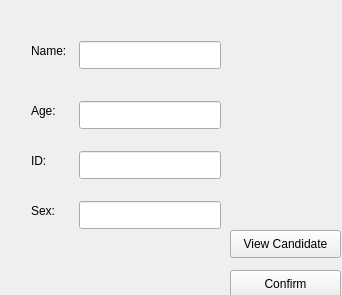
<?xml version="1.0" encoding="UTF-8"?>
<ui version="4.0">
 <class>userInfo</class>
 <widget class="QWidget" name="userInfo">
  <property name="geometry">
   <rect>
    <x>0</x>
    <y>0</y>
    <width>342</width>
    <height>295</height>
   </rect>
  </property>
  <property name="minimumSize">
   <size>
    <width>342</width>
    <height>295</height>
   </size>
  </property>
  <property name="maximumSize">
   <size>
    <width>342</width>
    <height>295</height>
   </size>
  </property>
  <property name="windowTitle">
   <string>User</string>
  </property>
  <widget class="QLabel" name="labelName">
   <property name="geometry">
    <rect>
     <x>31</x>
     <y>41</y>
     <width>42</width>
     <height>20</height>
    </rect>
   </property>
   <property name="text">
    <string>Name:</string>
   </property>
  </widget>
  <widget class="QLineEdit" name="lineEditName">
   <property name="geometry">
    <rect>
     <x>79</x>
     <y>41</y>
     <width>142</width>
     <height>28</height>
    </rect>
   </property>
   <property name="readOnly">
    <bool>true</bool>
   </property>
  </widget>
  <widget class="QLabel" name="labelAge">
   <property name="geometry">
    <rect>
     <x>31</x>
     <y>101</y>
     <width>29</width>
     <height>20</height>
    </rect>
   </property>
   <property name="text">
    <string>Age:</string>
   </property>
  </widget>
  <widget class="QLineEdit" name="lineEditAge">
   <property name="geometry">
    <rect>
     <x>79</x>
     <y>101</y>
     <width>142</width>
     <height>28</height>
    </rect>
   </property>
   <property name="readOnly">
    <bool>true</bool>
   </property>
  </widget>
  <widget class="QLabel" name="labelId">
   <property name="geometry">
    <rect>
     <x>31</x>
     <y>151</y>
     <width>19</width>
     <height>20</height>
    </rect>
   </property>
   <property name="text">
    <string>ID:</string>
   </property>
  </widget>
  <widget class="QLineEdit" name="lineEditId">
   <property name="geometry">
    <rect>
     <x>79</x>
     <y>151</y>
     <width>142</width>
     <height>28</height>
    </rect>
   </property>
   <property name="readOnly">
    <bool>true</bool>
   </property>
  </widget>
  <widget class="QLabel" name="labelSex">
   <property name="geometry">
    <rect>
     <x>31</x>
     <y>201</y>
     <width>28</width>
     <height>20</height>
    </rect>
   </property>
   <property name="text">
    <string>Sex:</string>
   </property>
  </widget>
  <widget class="QLineEdit" name="lineEditSex">
   <property name="geometry">
    <rect>
     <x>79</x>
     <y>201</y>
     <width>142</width>
     <height>28</height>
    </rect>
   </property>
   <property name="readOnly">
    <bool>true</bool>
   </property>
  </widget>
  <widget class="QPushButton" name="pushButtonCandidate">
   <property name="geometry">
    <rect>
     <x>230</x>
     <y>230</y>
     <width>111</width>
     <height>28</height>
    </rect>
   </property>
   <property name="text">
    <string>View Candidate</string>
   </property>
  </widget>
  <widget class="QPushButton" name="pushButton">
   <property name="geometry">
    <rect>
     <x>230</x>
     <y>270</y>
     <width>111</width>
     <height>28</height>
    </rect>
   </property>
   <property name="text">
    <string>Confirm</string>
   </property>
  </widget>
 </widget>
 <resources/>
 <connections/>
</ui>
